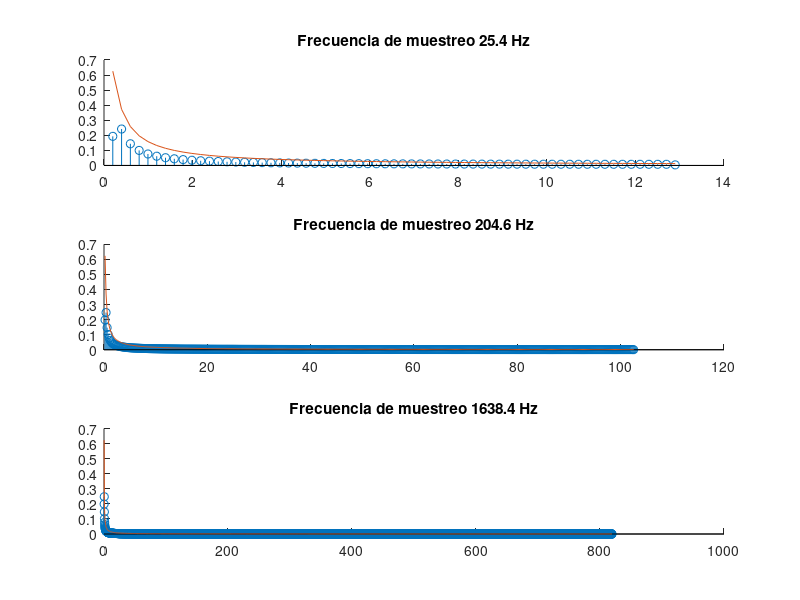

Write MATLAB code to recreate this figure.
disp("Starting...");


% Se limpia memoria
clear all, close all, clf

format rat

%           GRAFICO DEL ESPECTRO DE f(x)
% f: puntero a la funcion continua a ser muestreada
% F: puntereo a la transformada continua de fourier
% Ts: periodo de sample (ie, cada cuanto tomo una muestra)
% interval_left: principio del intervalo
% interval_right: final del intervalo
% number_of_graphs: cantidad de graficos a hacer (ie, cantidad de periodos que quiero muestrear)
% i: subplot a ser graficado
function Fk = graph_fft(f, F, Ts, interval_left, interval_right, number_of_graphs, i)
   fs = 1 / Ts;                                     % Frecuencia de sample
   interval = interval_left:Ts:interval_right;      % Intervalo en el que se muestrea la funcion
   N = length(interval);                            % Obtengo la longitud del interavlo
   xn = f(interval);                                % Obtengo las muestras de f
   fN = N / 2;                                      % Obtengo la f_{Nyquist}
   
   Fk = fft(xn);                                    % Obtengo la Transformada rapida (discreta) de fourier
   
   % Dibujamos la Transformada Rapida (Discreta) de Furier
   Ak = Fk;                 % ! Formula del espectro de amplitud (Las frecuencias por arriba de fN son cero!)
   Ak = abs(Ak)/N;          % !             !
   Ak(2:fN) = 2 * Ak(2:fN); % !             !

   f = (1:fN + 1) * fs / N; % Paso la frecuencia de sampleo en espacio tiempo a espacio en frecuencias
  
   subplot(number_of_graphs, 1, i);
   hold on                               
   stem(f, Ak(1:fN + 1));                           % Grafico la FFT
   omega = f*2*pi; 
   plot(f, F(omega));               % Grafico la CFT (transformada continua) para comparar
   hold off   
   
   subplot(number_of_graphs, 1, i);
   sti = sprintf('Frecuencia de muestreo %s Hz', num2str( fs ))
   title(sti);
   sti = [];
   
   %fprintf('%f + (%f i)', [real(Fk)' imag(Fk)']');
endfunction


% Defino funcion continua a ser muestreada
function y = f(t)
  y = exp(-t).*(t>0);
endfunction  

% Coloco el valor absoluto de transformada continua de f(t) calculada en papel
% Solo para comparar! Es OPCIONAL calcularlo!
function y = F(omega)
   y = abs(1./(1 + i*omega))
endfunction

% Defino periodos de muestreo 
Ts1 = 5/127; 
Ts2 = 5/1023; 
Ts3 = 5/8192; 
Tss = [Ts1; Ts2; Ts3];

for i=1:length(Tss)
  Fk = graph_fft(@f, @F, Tss(i), 0, 5, length(Tss), i);
  %for j=1:length(Fk)
  %  Fk(j)
  %endfor
endfor

disp("Ending...");
disp("Podes obtener valores de la ultima transformada usando Fk(i) en la CLI")
